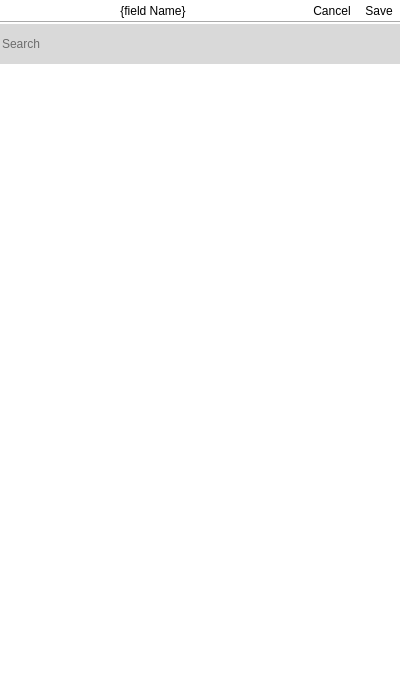
<?xml version="1.0" encoding="UTF-8"?>
<ui version="4.0">
 <class>BigList</class>
 <widget class="QWidget" name="BigList">
  <property name="geometry">
   <rect>
    <x>0</x>
    <y>0</y>
    <width>400</width>
    <height>693</height>
   </rect>
  </property>
  <property name="windowTitle">
   <string>Form</string>
  </property>
  <property name="styleSheet">
   <string notr="true">* {
	font: 75 14pt &quot;Calibri&quot;;
}

QLabel[header=&quot;true&quot;] {
	font: 75 20pt &quot;Calibri&quot;;
}

QListView::item {
	padding: 8px;
    border-bottom: 1px solid rgba(208, 208, 208, 50);
}

QListView::item:selected {
	padding: 8px;
	color: rgb(85, 85, 255);
    border-bottom: 1px solid rgba(208, 208, 208, 50);
}
</string>
  </property>
  <layout class="QGridLayout" name="gridLayout">
   <property name="margin">
    <number>0</number>
   </property>
   <item row="0" column="0">
    <widget class="QFrame" name="frame">
     <property name="styleSheet">
      <string notr="true">background-color: rgb(255, 255, 255);</string>
     </property>
     <property name="frameShape">
      <enum>QFrame::NoFrame</enum>
     </property>
     <property name="frameShadow">
      <enum>QFrame::Plain</enum>
     </property>
     <layout class="QVBoxLayout" name="verticalLayout">
      <property name="spacing">
       <number>0</number>
      </property>
      <property name="margin">
       <number>0</number>
      </property>
      <item>
       <layout class="QHBoxLayout" name="horizontalLayout">
        <item>
         <widget class="QLabel" name="fieldnameLabel">
          <property name="text">
           <string>{field Name}</string>
          </property>
          <property name="alignment">
           <set>Qt::AlignCenter</set>
          </property>
          <property name="header" stdset="0">
           <bool>true</bool>
          </property>
         </widget>
        </item>
        <item>
         <widget class="QToolButton" name="closebutton">
          <property name="sizePolicy">
           <sizepolicy hsizetype="Fixed" vsizetype="Fixed">
            <horstretch>0</horstretch>
            <verstretch>0</verstretch>
           </sizepolicy>
          </property>
          <property name="text">
           <string>Cancel</string>
          </property>
          <property name="icon">
           <iconset resource="../resources.qrc">
            <normaloff>:/widgets/cancel</normaloff>:/widgets/cancel</iconset>
          </property>
          <property name="iconSize">
           <size>
            <width>48</width>
            <height>48</height>
           </size>
          </property>
          <property name="toolButtonStyle">
           <enum>Qt::ToolButtonTextUnderIcon</enum>
          </property>
          <property name="autoRaise">
           <bool>true</bool>
          </property>
         </widget>
        </item>
        <item>
         <widget class="QToolButton" name="saveButton">
          <property name="sizePolicy">
           <sizepolicy hsizetype="Fixed" vsizetype="Fixed">
            <horstretch>0</horstretch>
            <verstretch>0</verstretch>
           </sizepolicy>
          </property>
          <property name="text">
           <string>Save</string>
          </property>
          <property name="icon">
           <iconset resource="../resources.qrc">
            <normaloff>:/icons/save</normaloff>:/icons/save</iconset>
          </property>
          <property name="iconSize">
           <size>
            <width>48</width>
            <height>48</height>
           </size>
          </property>
          <property name="toolButtonStyle">
           <enum>Qt::ToolButtonTextUnderIcon</enum>
          </property>
          <property name="autoRaise">
           <bool>true</bool>
          </property>
         </widget>
        </item>
       </layout>
      </item>
      <item>
       <widget class="Line" name="line">
        <property name="orientation">
         <enum>Qt::Horizontal</enum>
        </property>
       </widget>
      </item>
      <item>
       <widget class="QgsFilterLineEdit" name="search">
        <property name="sizePolicy">
         <sizepolicy hsizetype="Expanding" vsizetype="Fixed">
          <horstretch>0</horstretch>
          <verstretch>0</verstretch>
         </sizepolicy>
        </property>
        <property name="minimumSize">
         <size>
          <width>0</width>
          <height>40</height>
         </size>
        </property>
        <property name="styleSheet">
         <string notr="true">background-color: rgb(217, 217, 217);</string>
        </property>
        <property name="frame">
         <bool>false</bool>
        </property>
        <property name="placeholderText">
         <string>Search</string>
        </property>
       </widget>
      </item>
      <item>
       <widget class="QListView" name="listView">
        <property name="styleSheet">
         <string notr="true">QListView::indicator
{
width: 60px;
height:60px;
}

QListView::item
{
	padding: 20px;
};
</string>
        </property>
        <property name="frameShape">
         <enum>QFrame::NoFrame</enum>
        </property>
        <property name="lineWidth">
         <number>3</number>
        </property>
        <property name="iconSize">
         <size>
          <width>32</width>
          <height>32</height>
         </size>
        </property>
       </widget>
      </item>
     </layout>
    </widget>
   </item>
  </layout>
 </widget>
 <customwidgets>
  <customwidget>
   <class>QgsFilterLineEdit</class>
   <extends>QLineEdit</extends>
   <header>qgis.gui</header>
  </customwidget>
 </customwidgets>
 <resources>
  <include location="../resources.qrc"/>
 </resources>
 <connections/>
</ui>
